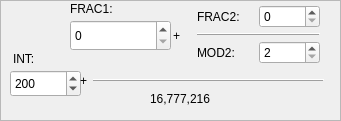
  <widget class="QFrame" name="frame_7">
   <property name="geometry">
    <rect>
     <x>20</x>
     <y>50</y>
     <width>341</width>
     <height>121</height>
    </rect>
   </property>
   <property name="frameShape">
    <enum>QFrame::StyledPanel</enum>
   </property>
   <property name="frameShadow">
    <enum>QFrame::Raised</enum>
   </property>
   <widget class="QLabel" name="label_21">
    <property name="geometry">
     <rect>
      <x>70</x>
      <y>0</y>
      <width>61</width>
      <height>17</height>
     </rect>
    </property>
    <property name="text">
     <string>FRAC1:</string>
    </property>
   </widget>
   <widget class="QFrame" name="frame_6">
    <property name="geometry">
     <rect>
      <x>193</x>
      <y>0</y>
      <width>131</width>
      <height>71</height>
     </rect>
    </property>
    <property name="frameShadow">
     <enum>QFrame::Raised</enum>
    </property>
    <layout class="QGridLayout" name="gridLayout_4">
     <property name="leftMargin">
      <number>4</number>
     </property>
     <property name="topMargin">
      <number>4</number>
     </property>
     <property name="rightMargin">
      <number>4</number>
     </property>
     <property name="bottomMargin">
      <number>4</number>
     </property>
     <property name="spacing">
      <number>4</number>
     </property>
     <item row="0" column="0">
      <widget class="QLabel" name="label_23">
       <property name="text">
        <string>FRAC2:</string>
       </property>
      </widget>
     </item>
     <item row="0" column="1">
      <widget class="QSpinBox" name="f_frac2">
       <property name="maximum">
        <number>16383</number>
       </property>
      </widget>
     </item>
     <item row="1" column="0" colspan="2">
      <widget class="QFrame" name="frame_5">
       <property name="frameShape">
        <enum>QFrame::HLine</enum>
       </property>
       <property name="frameShadow">
        <enum>QFrame::Raised</enum>
       </property>
      </widget>
     </item>
     <item row="2" column="0">
      <widget class="QLabel" name="label_24">
       <property name="text">
        <string>MOD2:</string>
       </property>
      </widget>
     </item>
     <item row="2" column="1">
      <widget class="QSpinBox" name="f_mod2">
       <property name="minimum">
        <number>2</number>
       </property>
       <property name="maximum">
        <number>16383</number>
       </property>
      </widget>
     </item>
    </layout>
   </widget>
   <widget class="QSpinBox" name="f_int">
    <property name="geometry">
     <rect>
      <x>10</x>
      <y>70</y>
      <width>71</width>
      <height>27</height>
     </rect>
    </property>
    <property name="minimum">
     <number>23</number>
    </property>
    <property name="maximum">
     <number>65535</number>
    </property>
    <property name="value">
     <number>200</number>
    </property>
   </widget>
   <widget class="QFrame" name="frame_4">
    <property name="geometry">
     <rect>
      <x>93</x>
      <y>70</y>
      <width>231</width>
      <height>20</height>
     </rect>
    </property>
    <property name="frameShape">
     <enum>QFrame::HLine</enum>
    </property>
    <property name="frameShadow">
     <enum>QFrame::Raised</enum>
    </property>
   </widget>
   <widget class="QLabel" name="label_25">
    <property name="geometry">
     <rect>
      <x>150</x>
      <y>90</y>
      <width>81</width>
      <height>17</height>
     </rect>
    </property>
    <property name="text">
     <string>16,777,216</string>
    </property>
   </widget>
   <widget class="QLabel" name="label_19">
    <property name="geometry">
     <rect>
      <x>13</x>
      <y>50</y>
      <width>41</width>
      <height>17</height>
     </rect>
    </property>
    <property name="text">
     <string>INT:</string>
    </property>
   </widget>
   <widget class="QLabel" name="label_22">
    <property name="geometry">
     <rect>
      <x>173</x>
      <y>20</y>
      <width>20</width>
      <height>31</height>
     </rect>
    </property>
    <property name="text">
     <string>+</string>
    </property>
   </widget>
   <widget class="QLabel" name="label_20">
    <property name="geometry">
     <rect>
      <x>80</x>
      <y>70</y>
      <width>16</width>
      <height>21</height>
     </rect>
    </property>
    <property name="text">
     <string>+</string>
    </property>
   </widget>
   <widget class="QSpinBox" name="f_frac1">
    <property name="geometry">
     <rect>
      <x>70</x>
      <y>20</y>
      <width>101</width>
      <height>31</height>
     </rect>
    </property>
    <property name="maximum">
     <number>16777215</number>
    </property>
   </widget>
  </widget>
